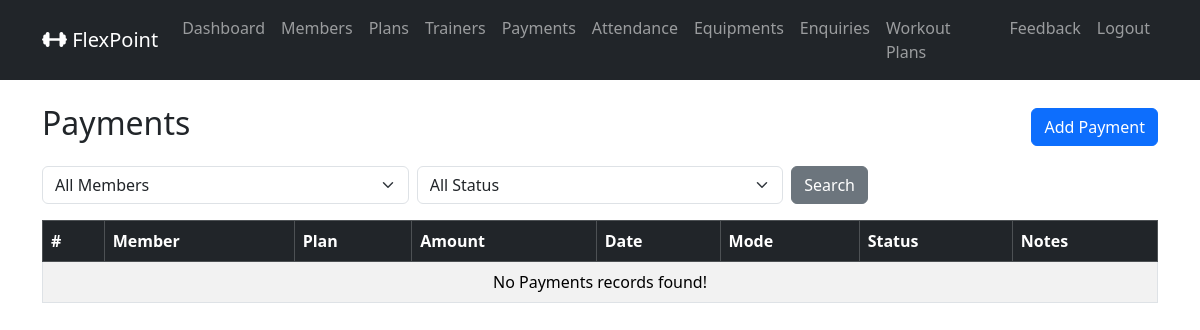
The app's page /admin_payments/ (signed in), older data.
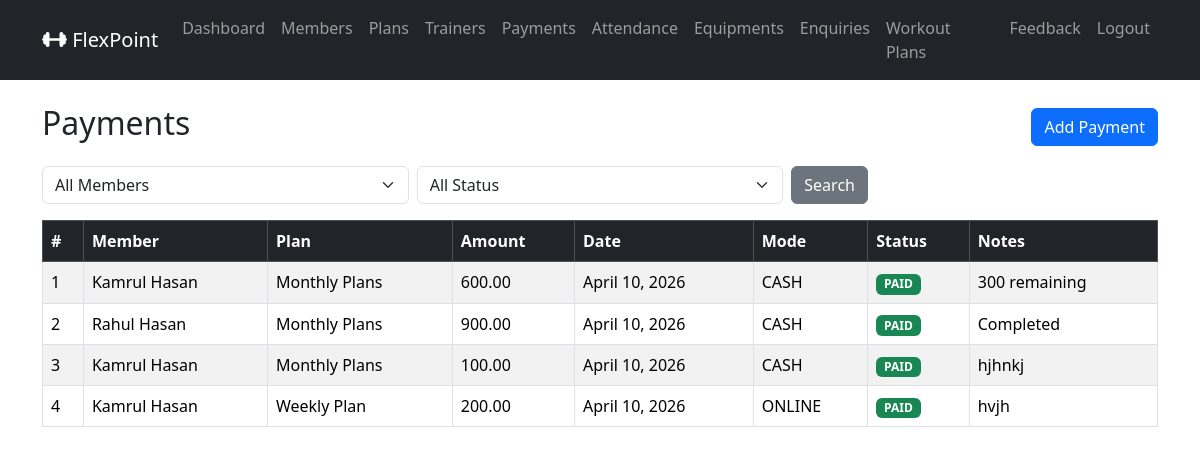
The same page, newer data.
### gymapp/models.py (models this page shows, shortened)
class Payment(models.Model):
    PAYMENT_MODE_CHOICES = (
        ('CASH', 'Cash'),
        ('ONLINE', 'Online'),
    )
    PAYMENT_STATUS_CHOICES = (
        ('PAID', 'Paid'),
        ('PENDING', 'Pending'),
    )
    member       = models.ForeignKey(MemberProfile, on_delete=models.CASCADE, related_name='payments')
    plan         = models.ForeignKey(MembershipPlan, on_delete=models.SET_NULL, null=True, blank=True, related_name='payments')
    amount       = models.DecimalField(max_digits=8, decimal_places=2)
    payment_date = models.DateField(default=timezone.now)
    mode         = models.CharField(max_length=50, choices=PAYMENT_MODE_CHOICES)
    status       = models.CharField(max_length=50, choices=PAYMENT_STATUS_CHOICES)
    notes        = models.TextField(blank=True)

class MemberProfile(models.Model):
    GENDER_CHOICES = (
        ('MALE', 'Male'),
        ('FEMALE', 'Female'),
        ('OTHER', 'Other'),
    )
    user             = models.OneToOneField(settings.AUTH_USER_MODEL, on_delete=models.CASCADE, related_name='member_profile')
    full_name        = models.CharField(max_length=100)
    mobile           = models.BigIntegerField()
    age              = models.PositiveIntegerField(null=True, blank=True)
    gender           = models.CharField(max_length=10, choices=GENDER_CHOICES, null=True, blank=True)
    address          = models.TextField(blank=True)
    join_date        = models.DateField(default=timezone.now)
    plan             = models.ForeignKey(MembershipPlan, on_delete=models.SET_NULL, null=True, blank=True, related_name='members')
    trainer          = models.ForeignKey(Trainer, on_delete=models.SET_NULL, null=True, blank=True, related_name='members')
    membership_start = models.DateField(null=True, blank=True)
    membership_end   = models.DateField(null=True, blank=True)

class MembershipPlan(models.Model):
    name            = models.CharField(max_length=100)
    duration_months = models.PositiveIntegerField()
    fee             = models.DecimalField(max_digits=6, decimal_places=2)
    description     = models.TextField(blank=True)

### gymapp/views.py (the view)
    def wrapper(request, *args, **kwargs):
        if not request.user.is_authenticated or getattr(request.user, 'role', None) != 'ADMIN':
            messages.error(request, 'You must be an Admin to access this page.')
            return redirect('admin_login_view')
        return view_func(request, *args, **kwargs)

### gymapp/views.py (called while the page is built)
def admin_required(view_func):
    def wrapper(request, *args, **kwargs):
        if not request.user.is_authenticated or getattr(request.user, 'role', None) != 'ADMIN':
            messages.error(request, 'You must be an Admin to access this page.')
            return redirect('admin_login_view')
        return view_func(request, *args, **kwargs)
    return wrapper

@admin_required
def admin_payments_list(request):
    member_id = request.GET.get('member_id')
    status    = request.GET.get('status')
    payments  = Payment.objects.select_related('member', 'plan').all().order_by('-payment_date')
    members   = MemberProfile.objects.all().order_by('full_name')
    if member_id:
        payments = payments.filter(member__id=member_id)
    if status in ['PENDING', 'PAID']:
        payments = payments.filter(status=status)
    context = {
        'payments'          : payments,
        'members'           : members,
        'selected_member_id': member_id,
        'selected_status'   : status
    }
    return render(request, 'admin_payments_list.html', context)

### gymapp/templates/admin_payments_list.html (shortened to what this page needs)
{% extends 'base.html' %}
{% block content %}
<div class="d-flex justify-content-between align-items-center mb-3">
    <h2>Payments</h2>
    <a href="{% url 'admin_payment_add' %}" class="btn btn-primary">Add Payment</a>
</div>
<form method="GET" class="row g-2 mb-3">
    <div class="col-md-4">
        <select name="member_id" class="form-select">
            <option value="">All Members</option>
        </select>
    </div>
    <div class="col-md-4">
        <select name="status" class="form-select">
            <option value="">All Status</option>
        </select>
    </div>
    <div class="col-md-2 d-flex align-items-end">
        <button type="submit" class="btn btn-secondary">Search</button>
    </div>
</form>
<table class="table table-bordered table-striped">
    <thead class="table-dark">
        <tr>
            <th>#</th>
            <th>Member</th>
            <th>Plan</th>
            <th>Amount</th>
            <th>Date</th>
            <th>Mode</th>
            <th>Status</th>
            <th>Notes</th>
        </tr>
    </thead>
    <tbody>
        {% for payment in payments %}
        <tr>
            <td>{{ forloop.counter }}</td>
            <td>{{ payment.member.full_name }}</td>
            <td>{{ payment.plan.name }}</td>
            <td>{{ payment.amount|floatformat:2 }}</td>
            <td>{{ payment.payment_date }}</td>
            <td>{{ payment.mode }}</td>
            <td>
                {% if payment.status == 'PAID' %}
                    <span class="badge bg-success">PAID</span>
                {% elif payment.status == 'PENDING' %}
                    <span class="badge bg-warning text-dark">PENDING</span>
                {% else %}
                    <span class="badge bg-secondary">UNKNOWN</span>
                {% endif %}
            </td>
            <td>{{ payment.notes }}</td>
        </tr>
        {% empty %}
        <tr>
            <td class="text-center" colspan="8">No Payments records found!</td>
        </tr>
        {% endfor %}
    </tbody>
</table>
{% endblock %}

### gymapp/templates/base.html (shortened to what this page needs)
<!DOCTYPE html>
<html lang="en">
<head>
    <link href="https://cdn.jsdelivr.net/npm/bootstrap@5.3.8/dist/css/bootstrap.min.css" rel="stylesheet">
    <link rel="stylesheet" href="https://cdnjs.cloudflare.com/ajax/libs/font-awesome/7.0.1/css/all.min.css" />
</head>
<body>
    <nav class="navbar navbar-expand-lg navbar-dark bg-dark">
        <div class="container">
            <a class="navbar-brand" href="#">
                <i class="fas fa-dumbbell"></i> FlexPoint
            </a>
            <div class="collapse navbar-collapse" id="navbarSupportedContent">
                <ul class="navbar-nav ms-auto mb-2 mb-lg-0">
                    {% if user.is_authenticated %}
                        {% if user.role == 'ADMIN' %}
                            <li class="nav-item">
                                <a class="nav-link" aria-current="page" href="{% url 'admin_dashboard' %}">Dashboard</a>
                            </li>
                            <li class="nav-item">
                                <a class="nav-link" aria-current="page" href="{% url 'admin_members_list' %}">Members</a>
                            </li>
                            <li class="nav-item">
                                <a class="nav-link" aria-current="page" href="{% url 'admin_plans_list' %}">Plans</a>
                            </li>
                            <li class="nav-item">
                                <a class="nav-link" aria-current="page" href="{% url 'admin_trainers_list' %}">Trainers</a>
                            </li>
                            <li class="nav-item">
                                <a class="nav-link" aria-current="page" href="{% url 'admin_payments_list' %}">Payments</a>
                            </li>
                            <li class="nav-item">
                                <a class="nav-link" aria-current="page" href="{% url 'admin_attendance_list' %}">Attendance</a>
                            </li>
                            <li class="nav-item">
                                <a class="nav-link" aria-current="page" href="{% url 'admin_equipment_list' %}">Equipments</a>
                            </li>
                            <li class="nav-item">
                                <a class="nav-link" aria-current="page" href="{% url 'admin_enquiries_list' %}">Enquiries</a>
                            </li>
                            <li class="nav-item">
                                <a class="nav-link" aria-current="page" href="{% url 'admin_workout_plans_list' %}">Workout Plans</a>
                            </li>
                            <li class="nav-item">
                                <a class="nav-link" aria-current="page" href="#">Feedback</a>
                            </li>
                        {% endif %}
                        <li class="nav-item">
                            <a class="nav-link" aria-current="page" href="{% url 'logout_view' %}">Logout</a>
                        </li>
                    {% endif %}
                </ul>
            </div>
        </div>
    </nav>
    <div class="container mt-4">
        {% block content %}
        {% endblock %}
    </div>
</body>
</html>

Row changes from the older to the newer data that the page shows:
added Payment: member.full_name "Kamrul Hasan", plan.name "Monthly Plans", amount "600.00", payment_date "April 10, 2026", mode "CASH", status "PAID", notes "300 remaining"
added Payment: member.full_name "Rahul Hasan", plan.name "Monthly Plans", amount "900.00", payment_date "April 10, 2026", mode "CASH", status "PAID", notes "Completed"
added Payment: member.full_name "Kamrul Hasan", plan.name "Monthly Plans", amount "100.00", payment_date "April 10, 2026", mode "CASH", status "PAID", notes "hjhnkj"
added Payment: member.full_name "Kamrul Hasan", plan.name "Weekly Plan", amount "200.00", payment_date "April 10, 2026", mode "ONLINE", status "PAID", notes "hvjh"
Text that changed along with them:
text no longer shown: "No Payments records found!"
